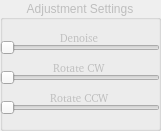
   <widget class="QGroupBox" name="groupBox">
    <property name="enabled">
     <bool>false</bool>
    </property>
    <property name="geometry">
     <rect>
      <x>580</x>
      <y>250</y>
      <width>161</width>
      <height>131</height>
     </rect>
    </property>
    <property name="title">
     <string>Adjustment Settings</string>
    </property>
    <property name="alignment">
     <set>Qt::AlignCenter</set>
    </property>
    <widget class="QLabel" name="label_3">
     <property name="enabled">
      <bool>false</bool>
     </property>
     <property name="geometry">
      <rect>
       <x>50</x>
       <y>90</y>
       <width>61</width>
       <height>16</height>
      </rect>
     </property>
     <property name="font">
      <font>
       <family>FROMVS [MAXR]</family>
       <pointsize>8</pointsize>
      </font>
     </property>
     <property name="text">
      <string>Rotate CCW</string>
     </property>
    </widget>
    <widget class="QSlider" name="horizontalSlider_2">
     <property name="enabled">
      <bool>false</bool>
     </property>
     <property name="geometry">
      <rect>
       <x>0</x>
       <y>70</y>
       <width>160</width>
       <height>16</height>
      </rect>
     </property>
     <property name="orientation">
      <enum>Qt::Horizontal</enum>
     </property>
    </widget>
    <widget class="QSlider" name="horizontalSlider_3">
     <property name="enabled">
      <bool>false</bool>
     </property>
     <property name="geometry">
      <rect>
       <x>0</x>
       <y>100</y>
       <width>160</width>
       <height>16</height>
      </rect>
     </property>
     <property name="orientation">
      <enum>Qt::Horizontal</enum>
     </property>
    </widget>
    <widget class="QLabel" name="label">
     <property name="enabled">
      <bool>false</bool>
     </property>
     <property name="geometry">
      <rect>
       <x>60</x>
       <y>30</y>
       <width>41</width>
       <height>16</height>
      </rect>
     </property>
     <property name="font">
      <font>
       <family>FROMVS [MAXR]</family>
       <pointsize>8</pointsize>
      </font>
     </property>
     <property name="text">
      <string>Denoise</string>
     </property>
    </widget>
    <widget class="QLabel" name="label_2">
     <property name="enabled">
      <bool>false</bool>
     </property>
     <property name="geometry">
      <rect>
       <x>50</x>
       <y>60</y>
       <width>61</width>
       <height>16</height>
      </rect>
     </property>
     <property name="font">
      <font>
       <family>FROMVS [MAXR]</family>
       <pointsize>8</pointsize>
      </font>
     </property>
     <property name="text">
      <string> Rotate CW</string>
     </property>
    </widget>
    <widget class="QSlider" name="horizontalSlider">
     <property name="enabled">
      <bool>false</bool>
     </property>
     <property name="geometry">
      <rect>
       <x>0</x>
       <y>40</y>
       <width>160</width>
       <height>16</height>
      </rect>
     </property>
     <property name="orientation">
      <enum>Qt::Horizontal</enum>
     </property>
    </widget>
   </widget>
